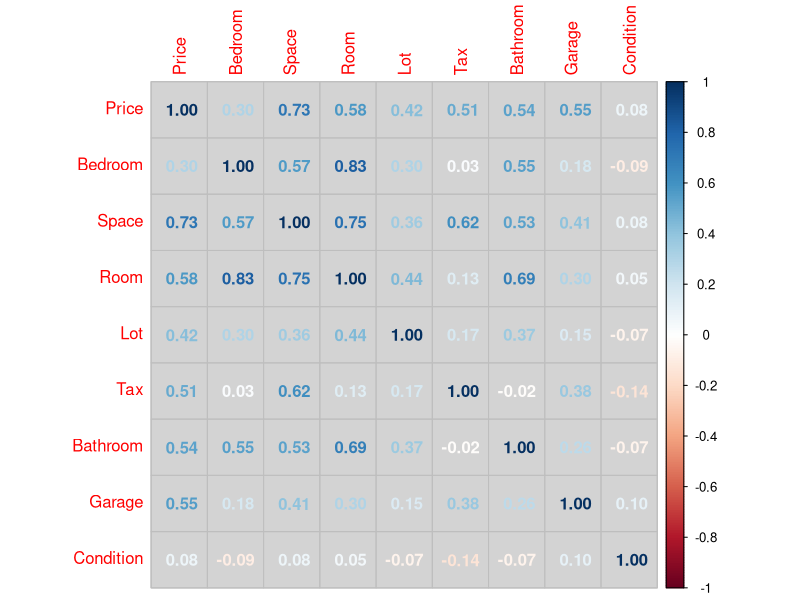

Recreate this plot in R. (Note: this script raises an error after producing the figure.)
# Setting working directory

setwd("~/Library/CloudStorage/OneDrive-UniversityofStrathclyde/Fifth Year/MM916/Project 2")

# Loading necessary packages

library(ggplot2)
library(MASS)
library(tidyverse)
library(corrplot)
library(leaps)

# Loading in data

real <- read.csv("real_est.csv")
head(real)
view(real)
summary(real)

# Exploratory data analysis

par(mfrow = c(1,1))
corrplot(cor(real), method = 'number', bg = 'lightgrey') # Correlation plot

# Addressing potential multicollinearity

ggplot(realestate, aes(x = Room, y = Space)) +
  geom_point() +
  geom_smooth(method = 'lm', se = FALSE) +
  labs(y = 'Space (sq ft)',
       x = 'No. of Rooms',
       title = 'No. of Rooms vs Space') +
  theme_minimal()

ggplot(realestate, aes(x = Bedroom, y = Room)) +
  geom_point() +
  geom_smooth(method = 'lm', se = FALSE) +
  labs(y = 'No. of Rooms',
       x = 'No. of Bedrooms',
       title = 'No. of Rooms vs Bedrooms') +
  theme_minimal()

# Room is not considered as a potential predictor

# Looking at relationship of potential predictors

noroom <- real %>%
  dplyr::select(!Room)

plot(noroom)

# Converting condition to a categorical variable

realestate <- real %>% 
  mutate(Condition = as.factor(ifelse(Condition == 1, "Good", "Otherwise")))
str(realestate)

# Boxplot of Price vs Condition

ggplot(realestate, aes(x = Condition, y = Price, group = Condition)) +
  geom_boxplot() +
  labs(y = 'Price (10k US Dollars)',
       x = 'Condition',
       title = 'Price of House vs Condition') +
  theme_minimal()

# Comparing properties in good condition and otherwise

table(realestate$Condition)

# Now looking at each of the variables we will be looking at scatterplots and diagnostic plots

# Space

ggplot(realestate, aes(x = Space, y = Price, colour = Condition)) +
  geom_point() +
  geom_smooth(method = 'lm', se = FALSE) +
  labs(y = 'Price (10k US Dollars)',
       x = 'Space (sq ft)',
       title = 'Price of House vs Size of House') +
  scale_colour_manual(values = c("Good" = "blue", "Otherwise" = "red")) +
  theme_minimal()

z <- lm(Price ~ Space, data = realestate)
par(mfrow = c(2,2))
plot(z)

# Transforming space with log transformation

realestate <- realestate %>% 
  mutate(log_Space = log(Space))

ggplot(realestate, aes(x = log_Space, y = Price, colour = Condition)) +
  geom_point() +
  geom_smooth(method = 'lm', se = FALSE) +
  labs(y = 'Price (10k US Dollars)',
       x = 'Log of Space',
       title = 'Price of House vs The Log of Space') +
  scale_colour_manual(values = c("Good" = "blue", "Otherwise" = "red")) +
  theme_minimal()

z2 <- lm(Price ~ log_Space, data = realestate)
par(mfrow = c(2,2))
plot(z2)

# Garage

ggplot(realestate, aes(x = Garage, y = Price, colour = Condition)) +
  geom_point() +
  geom_smooth(method = 'lm', se = FALSE) +
  labs(y = 'Price (10k US Dollars)',
       x = 'No. of Garages',
       title = 'Price of House vs No. of Garages') +
  scale_colour_manual(values = c("Good" = "blue", "Otherwise" = "red")) +
  theme_minimal()

z3 <- lm(Price ~ Garage, data = realestate)
par(mfrow = c(2,2))
plot(z3)

# Bathroom

ggplot(realestate, aes(x = Bathroom, y = Price, colour = Condition)) +
  geom_point() +
  geom_smooth(method = 'lm', se = FALSE) +
  labs(y = 'Price (10k US Dollars)',
       x = 'No. of Bathrooms',
       title = 'Price of House vs No. of Bathrooms') +
  scale_colour_manual(values = c("Good" = "blue", "Otherwise" = "red")) +
  theme_minimal()

z4 <- lm(Price ~ Bathroom, data = realestate)
par(mfrow = c(2,2))
plot(z4)

# Tax

ggplot(realestate, aes(x = Tax, y = Price)) +
  geom_point() +
  geom_smooth(method = 'lm', se = FALSE) +
  labs(y = 'Price (10k US Dollars)',
       x = 'Annual Tax (US Dollars)',
       title = 'Price of House vs Annual Tax') +
  theme_minimal()


ggplot(realestate, aes(x = Tax, y = Price, colour = Condition)) +
  geom_point() +
  geom_smooth(method = 'lm', se = FALSE) +
  labs(y = 'Price (10k US Dollars)',
       x = 'Annual Tax (US Dollars)',
       title = 'Price of House vs Annual Tax') +
  scale_colour_manual(values = c("Good" = "blue", "Otherwise" = "red")) +
  theme_minimal()

z5 <- lm(Price ~ Tax, data = realestate)
par(mfrow = c(2,2))
plot(z5)

par(mfrow = c(1,1))
boxcox(z5)
title('Boxcox Transformation for Tax Model')

?boxcox

# Transforming tax variable with log transformation

realestate <- realestate %>% 
  mutate(log_Tax = log(Tax))

ggplot(realestate, aes(x = log_Tax, y = Price)) +
  geom_point() +
  geom_smooth(method = 'lm', se = FALSE) +
  labs(y = 'Price (10k US Dollars)',
       x = 'Annual Tax (US Dollars)',
       title = 'Price of House vs Annual Tax') +
  theme_minimal()

ggplot(realestate, aes(x = log_Tax, y = Price, colour = Condition)) +
  geom_point() +
  geom_smooth(method = 'lm', se = FALSE) +
  labs(y = 'Price (10k US Dollars)',
       x = 'Log of Annual Tax (US Dollars)',
       title = 'Price of House vs The Log of Annual Tax') +
  scale_colour_manual(values = c("Good" = "blue", "Otherwise" = "red")) +
  theme_minimal()

z6 <- lm(Price ~ log_Tax, data = realestate)
par(mfrow = c(2,2))


summary(z6)

# Removing tax outliers

taxless_realestate <- realestate %>%
  filter(Tax < 2000)

ggplot(taxless_realestate, aes(x = Tax, y = Price, colour = Condition)) +
  geom_point() +
  geom_smooth(method = 'lm', se = FALSE) +
  labs(y = 'Price (10k US Dollars)',
       x = 'Annual Tax (US Dollars)',
       title = 'Price of House vs Annual Tax') +
  scale_colour_manual(values = c("Good" = "blue", "Otherwise" = "red")) +
  theme_minimal()

zz <- lm(Price ~ Tax, data = taxless_realestate)
par(mfrow = c(2,2))
plot(zz)

# Lot

ggplot(realestate, aes(x = Lot, y = Price, colour = Condition)) +
  geom_point() +
  geom_smooth(method = 'lm', se = FALSE) +
  labs(y = 'Price (10k US Dollars)',
       x = 'Width of Lot',
       title = 'Price of House vs Width of Lot') +
  scale_colour_manual(values = c("Good" = "blue", "Otherwise" = "red")) +
  theme_minimal()

z7 <- lm(Price ~ Lot, data = realestate)
par(mfrow = c(2,2))
plot(z7)

# Bedroom

ggplot(realestate, aes(x = Bedroom, y = Price, colour = Condition)) +
  geom_point() +
  geom_smooth(method = 'lm', se = FALSE) +
  labs(y = 'Price (10k US Dollars)',
       x = 'No. of Bedrooms',
       title = 'Price of House vs No. of Bedrooms') +
  scale_colour_manual(values = c("Good" = "blue", "Otherwise" = "red")) +
  theme_minimal()

z8 <- lm(Price ~ Bedroom, data = realestate)
par(mfrow = c(2,2))
plot(z8)
